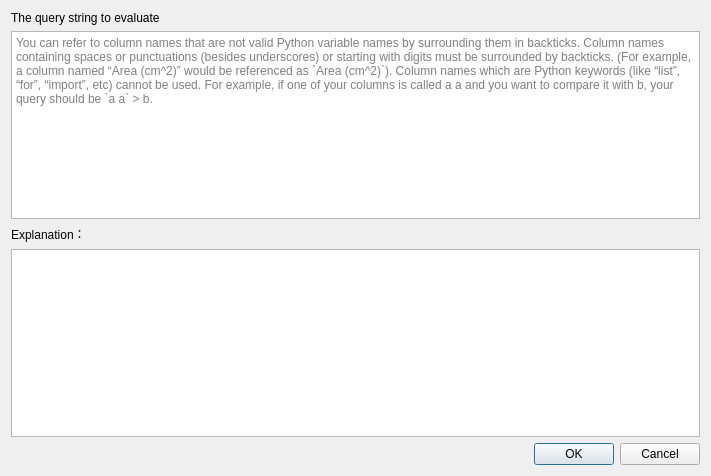
<?xml version="1.0" encoding="UTF-8"?>
<ui version="4.0">
 <class>DataFrameQueryDatasDialog</class>
 <widget class="QDialog" name="DataFrameQueryDatasDialog">
  <property name="geometry">
   <rect>
    <x>0</x>
    <y>0</y>
    <width>711</width>
    <height>476</height>
   </rect>
  </property>
  <property name="windowTitle">
   <string>Query Data</string>
  </property>
  <layout class="QGridLayout" name="gridLayout">
   <item row="3" column="0">
    <widget class="QTextBrowser" name="textBrowser"/>
   </item>
   <item row="1" column="0">
    <widget class="QTextEdit" name="textEdit">
     <property name="markdown">
      <string notr="true"/>
     </property>
     <property name="html">
      <string notr="true">&lt;!DOCTYPE HTML PUBLIC &quot;-//W3C//DTD HTML 4.0//EN&quot; &quot;http://www.w3.org/TR/REC-html40/strict.dtd&quot;&gt;
&lt;html&gt;&lt;head&gt;&lt;meta name=&quot;qrichtext&quot; content=&quot;1&quot; /&gt;&lt;meta charset=&quot;utf-8&quot; /&gt;&lt;style type=&quot;text/css&quot;&gt;
p, li { white-space: pre-wrap; }
hr { height: 1px; border-width: 0; }
li.unchecked::marker { content: &quot;\2610&quot;; }
li.checked::marker { content: &quot;\2612&quot;; }
&lt;/style&gt;&lt;/head&gt;&lt;body style=&quot; font-family:'Microsoft YaHei UI'; font-size:9pt; font-weight:400; font-style:normal;&quot;&gt;
&lt;p style=&quot;-qt-paragraph-type:empty; margin-top:0px; margin-bottom:0px; margin-left:0px; margin-right:0px; -qt-block-indent:0; text-indent:0px;&quot;&gt;&lt;br /&gt;&lt;/p&gt;&lt;/body&gt;&lt;/html&gt;</string>
     </property>
     <property name="placeholderText">
      <string>You can refer to column names that are not valid Python variable names by surrounding them in backticks. Column names containing spaces or punctuations (besides underscores) or starting with digits must be surrounded by backticks. (For example, a column named “Area (cm^2)” would be referenced as `Area (cm^2)`). Column names which are Python keywords (like “list”, “for”, “import”, etc) cannot be used. For example, if one of your columns is called a a and you want to compare it with b, your query should be `a a` &gt; b.</string>
     </property>
    </widget>
   </item>
   <item row="0" column="0">
    <widget class="QLabel" name="label">
     <property name="text">
      <string>The query string to evaluate</string>
     </property>
    </widget>
   </item>
   <item row="4" column="0">
    <layout class="QHBoxLayout" name="horizontalLayout_2">
     <item>
      <spacer name="horizontalSpacer_2">
       <property name="orientation">
        <enum>Qt::Orientation::Horizontal</enum>
       </property>
       <property name="sizeHint" stdset="0">
        <size>
         <width>40</width>
         <height>20</height>
        </size>
       </property>
      </spacer>
     </item>
     <item>
      <widget class="QPushButton" name="pushButtonOK">
       <property name="text">
        <string>OK</string>
       </property>
       <property name="default">
        <bool>true</bool>
       </property>
      </widget>
     </item>
     <item>
      <widget class="QPushButton" name="pushButtonCancel">
       <property name="text">
        <string>Cancel</string>
       </property>
      </widget>
     </item>
    </layout>
   </item>
   <item row="2" column="0">
    <widget class="QLabel" name="label_2">
     <property name="text">
      <string>Explanation：</string>
     </property>
    </widget>
   </item>
  </layout>
 </widget>
 <resources>
  <include location="../icon.qrc"/>
 </resources>
 <connections>
  <connection>
   <sender>pushButtonOK</sender>
   <signal>clicked()</signal>
   <receiver>DataFrameQueryDatasDialog</receiver>
   <slot>accept()</slot>
   <hints>
    <hint type="sourcelabel">
     <x>262</x>
     <y>378</y>
    </hint>
    <hint type="destinationlabel">
     <x>182</x>
     <y>303</y>
    </hint>
   </hints>
  </connection>
  <connection>
   <sender>pushButtonCancel</sender>
   <signal>clicked()</signal>
   <receiver>DataFrameQueryDatasDialog</receiver>
   <slot>reject()</slot>
   <hints>
    <hint type="sourcelabel">
     <x>361</x>
     <y>378</y>
    </hint>
    <hint type="destinationlabel">
     <x>137</x>
     <y>240</y>
    </hint>
   </hints>
  </connection>
 </connections>
</ui>
